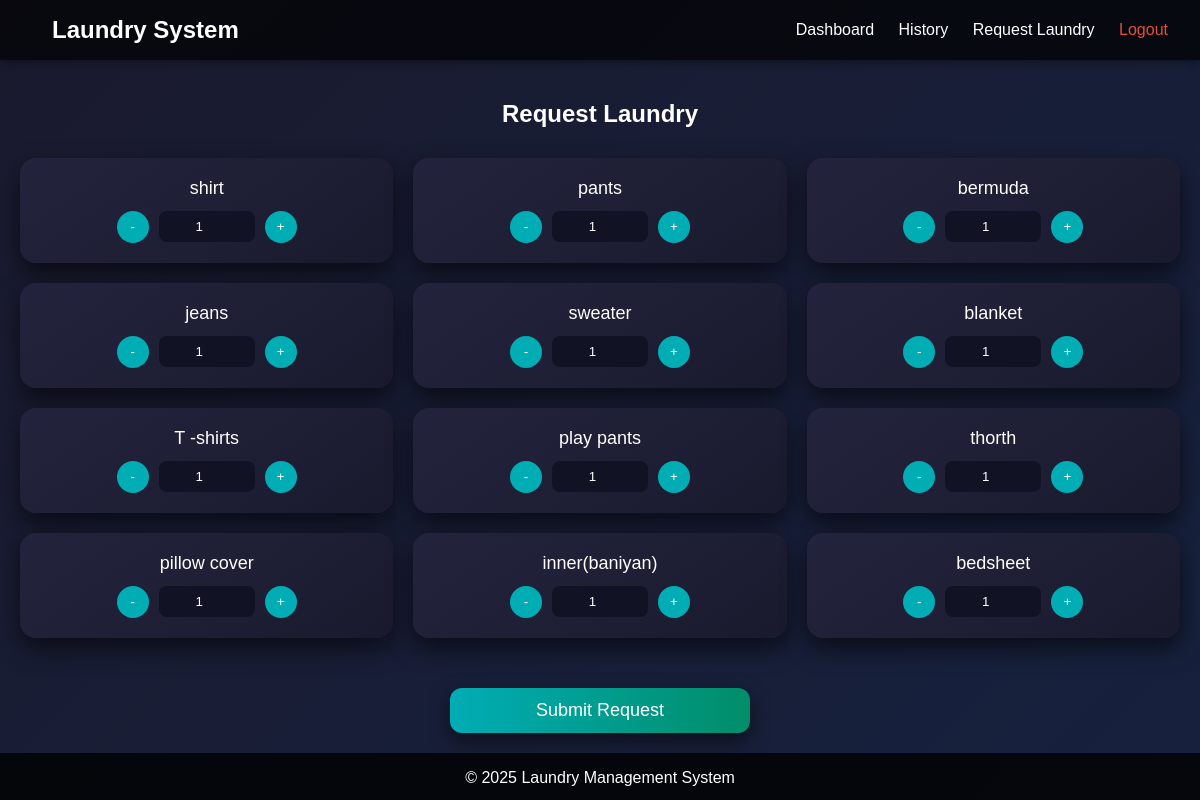
The page /request-laundry/ (signed in) on the database its author committed.
### laundry/models.py (models this page shows, shortened)
class LaundryItem(models.Model):
    name = models.CharField(max_length=50, unique=True)

### laundry/views.py (the view, shortened to what this page needs)
# urls.py: path('request-laundry/', views.request_laundry, name='request_laundry'),
def request_laundry(request):
    last_request = LaundryRequest.objects.filter(user=request.user).order_by("-created_at").first()
    if last_request and last_request.status != "Completed":
        return render(request, "request_blocked.html")  # Restrict request
    items = LaundryItem.objects.all()
    return render(request, "request_laundry.html", {"items": items})

### laundry/templates/request_laundry.html (shortened to what this page needs)
{% extends 'base.html' %}
{% block content %}
<h2 style="text-align: center; color: #ffffff; margin-bottom: 30px;">Request Laundry</h2>
<form method="POST" action="" style="display: flex; flex-wrap: wrap; gap: 20px; justify-content: center; width: 100%; max-width: 1200px; margin: 0 auto;">
    {% for item in items %}
    <div style="background: linear-gradient(145deg, #23233d, #1a1a2e); padding: 20px; border-radius: 16px; box-shadow: 0 10px 25px rgba(0,0,0,0.6); flex: 1 1 300px; text-align: center; transition: transform 0.3s; min-width: 280px;">
        <label style="color: #fff; display: block; cursor: pointer;">
            <div style="font-size: 18px; margin-bottom: 12px;">{{ item.name }}</div>
            <div style="display: flex; align-items: center; justify-content: center; gap: 10px;">
                <button type="button" onclick="adjustQuantity(this, -1)" style="background: #00adb5; color: white; border: none; border-radius: 50%; width: 32px; height: 32px; cursor: pointer;">-</button>
                <input type="number" name="quantities" min="1" value="1"
                       style="width: 80px; padding: 8px; border: none; border-radius: 8px; background: #121225; color: white; outline: none; text-align: center;">
                <button type="button" onclick="adjustQuantity(this, 1)" style="background: #00adb5; color: white; border: none; border-radius: 50%; width: 32px; height: 32px; cursor: pointer;">+</button>
            </div>
        </label>
    </div>
    {% endfor %}
    <button type="submit"
            style="width: 300px; padding: 12px; background: linear-gradient(90deg, #00adb5, #008d69); color: white; border: none; border-radius: 12px; cursor: pointer; font-size: 18px; box-shadow: 0 8px 20px rgba(0,0,0,0.5); margin-top: 30px;"
            onmouseover="this.style.background='linear-gradient(90deg, #008d69, #00adb5)'"
            onmouseout="this.style.background='linear-gradient(90deg, #00adb5, #008d69)'">
        Submit Request
    </button>
</form>
{% endblock %}

### laundry/templates/base.html (style rules this page uses)
body { margin: 0; padding: 0; min-height: 100vh; display: flex; flex-direction: column; background: linear-gradient(135deg, #1a1a2e, #16213e); color: white; font-family: Arial, sans-serif; }

### rows shown on the page
LaundryItem: name "shirt"
LaundryItem: name "pants"
LaundryItem: name "bermuda"
LaundryItem: name "jeans"
LaundryItem: name "sweater"
LaundryItem: name "blanket"
LaundryItem: name "T -shirts"
LaundryItem: name "play pants"
LaundryItem: name "thorth"
LaundryItem: name "pillow cover"
LaundryItem: name "inner(baniyan)"
LaundryItem: name "bedsheet"
